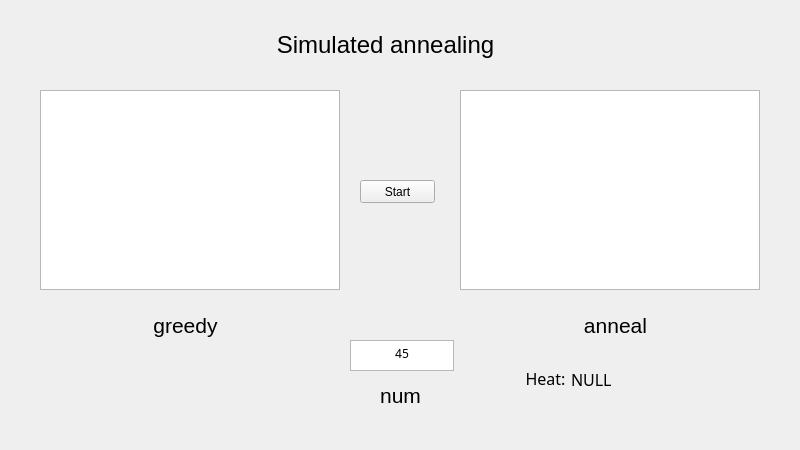
<?xml version="1.0" encoding="UTF-8"?>
<ui version="4.0">
 <class>SimAnnealingClass</class>
 <widget class="QMainWindow" name="SimAnnealingClass">
  <property name="geometry">
   <rect>
    <x>0</x>
    <y>0</y>
    <width>800</width>
    <height>450</height>
   </rect>
  </property>
  <property name="windowTitle">
   <string>SimAnnealing</string>
  </property>
  <widget class="QWidget" name="centralWidget">
   <widget class="QLabel" name="label_main">
    <property name="geometry">
     <rect>
      <x>270</x>
      <y>20</y>
      <width>231</width>
      <height>51</height>
     </rect>
    </property>
    <property name="styleSheet">
     <string notr="true">font: 25 9pt &quot;Noto Sans CJK SC Light&quot;;</string>
    </property>
    <property name="text">
     <string>&lt;html&gt;&lt;head/&gt;&lt;body&gt;&lt;p align=&quot;center&quot;&gt;&lt;span style=&quot; font-size:18pt;&quot;&gt;Simulated annealing&lt;/span&gt;&lt;/p&gt;&lt;/body&gt;&lt;/html&gt;</string>
    </property>
    <property name="textFormat">
     <enum>Qt::AutoText</enum>
    </property>
   </widget>
   <widget class="QGraphicsView" name="view_anneal">
    <property name="geometry">
     <rect>
      <x>460</x>
      <y>90</y>
      <width>300</width>
      <height>200</height>
     </rect>
    </property>
   </widget>
   <widget class="QGraphicsView" name="view_greedy">
    <property name="geometry">
     <rect>
      <x>40</x>
      <y>90</y>
      <width>300</width>
      <height>200</height>
     </rect>
    </property>
   </widget>
   <widget class="QLabel" name="label_greedy">
    <property name="geometry">
     <rect>
      <x>70</x>
      <y>300</y>
      <width>231</width>
      <height>51</height>
     </rect>
    </property>
    <property name="styleSheet">
     <string notr="true">font: 25 9pt &quot;Noto Sans CJK SC Light&quot;;</string>
    </property>
    <property name="text">
     <string>&lt;html&gt;&lt;head/&gt;&lt;body&gt;&lt;p align=&quot;center&quot;&gt;&lt;span style=&quot; font-size:16pt;&quot;&gt;greedy&lt;/span&gt;&lt;/p&gt;&lt;/body&gt;&lt;/html&gt;</string>
    </property>
    <property name="textFormat">
     <enum>Qt::AutoText</enum>
    </property>
   </widget>
   <widget class="QLabel" name="label_anneal">
    <property name="geometry">
     <rect>
      <x>500</x>
      <y>300</y>
      <width>231</width>
      <height>51</height>
     </rect>
    </property>
    <property name="styleSheet">
     <string notr="true">font: 25 9pt &quot;Noto Sans CJK SC Light&quot;;</string>
    </property>
    <property name="text">
     <string>&lt;html&gt;&lt;head/&gt;&lt;body&gt;&lt;p align=&quot;center&quot;&gt;&lt;span style=&quot; font-size:16pt;&quot;&gt;anneal&lt;/span&gt;&lt;/p&gt;&lt;/body&gt;&lt;/html&gt;</string>
    </property>
    <property name="textFormat">
     <enum>Qt::AutoText</enum>
    </property>
   </widget>
   <widget class="QTextEdit" name="input_num">
    <property name="geometry">
     <rect>
      <x>350</x>
      <y>340</y>
      <width>104</width>
      <height>31</height>
     </rect>
    </property>
    <property name="font">
     <font>
      <family>Noto Sans CJK SC Light</family>
      <pointsize>9</pointsize>
      <weight>3</weight>
      <italic>false</italic>
      <bold>false</bold>
     </font>
    </property>
    <property name="focusPolicy">
     <enum>Qt::WheelFocus</enum>
    </property>
    <property name="contextMenuPolicy">
     <enum>Qt::DefaultContextMenu</enum>
    </property>
    <property name="styleSheet">
     <string notr="true">font: 25 9pt &quot;Noto Sans CJK SC Light&quot;;</string>
    </property>
    <property name="html">
     <string>&lt;!DOCTYPE HTML PUBLIC &quot;-//W3C//DTD HTML 4.0//EN&quot; &quot;http://www.w3.org/TR/REC-html40/strict.dtd&quot;&gt;
&lt;html&gt;&lt;head&gt;&lt;meta name=&quot;qrichtext&quot; content=&quot;1&quot; /&gt;&lt;style type=&quot;text/css&quot;&gt;
p, li { white-space: pre-wrap; }
&lt;/style&gt;&lt;/head&gt;&lt;body style=&quot; font-family:'Noto Sans CJK SC Light'; font-size:9pt; font-weight:24; font-style:normal;&quot;&gt;
&lt;p align=&quot;center&quot; style=&quot; margin-top:0px; margin-bottom:0px; margin-left:0px; margin-right:0px; -qt-block-indent:0; text-indent:0px;&quot;&gt;45&lt;/p&gt;&lt;/body&gt;&lt;/html&gt;</string>
    </property>
   </widget>
   <widget class="QLabel" name="label_num">
    <property name="geometry">
     <rect>
      <x>350</x>
      <y>380</y>
      <width>101</width>
      <height>31</height>
     </rect>
    </property>
    <property name="styleSheet">
     <string notr="true">font: 25 9pt &quot;Noto Sans CJK SC Light&quot;;</string>
    </property>
    <property name="text">
     <string>&lt;html&gt;&lt;head/&gt;&lt;body&gt;&lt;p align=&quot;center&quot;&gt;&lt;span style=&quot; font-size:16pt;&quot;&gt;num&lt;/span&gt;&lt;/p&gt;&lt;/body&gt;&lt;/html&gt;</string>
    </property>
    <property name="textFormat">
     <enum>Qt::AutoText</enum>
    </property>
   </widget>
   <widget class="QPushButton" name="button_start">
    <property name="geometry">
     <rect>
      <x>360</x>
      <y>180</y>
      <width>75</width>
      <height>23</height>
     </rect>
    </property>
    <property name="styleSheet">
     <string notr="true">font: 25 9pt &quot;Noto Sans CJK SC Light&quot;;</string>
    </property>
    <property name="text">
     <string>Start</string>
    </property>
   </widget>
   <widget class="QLabel" name="label_heattext">
    <property name="geometry">
     <rect>
      <x>520</x>
      <y>370</y>
      <width>51</width>
      <height>16</height>
     </rect>
    </property>
    <property name="font">
     <font>
      <family>Noto Sans CJK SC Light</family>
      <pointsize>12</pointsize>
     </font>
    </property>
    <property name="text">
     <string>Heat:</string>
    </property>
    <property name="alignment">
     <set>Qt::AlignCenter</set>
    </property>
   </widget>
   <widget class="QLabel" name="label_heatvalue">
    <property name="geometry">
     <rect>
      <x>571</x>
      <y>371</y>
      <width>141</width>
      <height>16</height>
     </rect>
    </property>
    <property name="font">
     <font>
      <family>Noto Sans CJK SC DemiLight</family>
      <pointsize>12</pointsize>
     </font>
    </property>
    <property name="text">
     <string>NULL</string>
    </property>
   </widget>
  </widget>
 </widget>
 <layoutdefault spacing="6" margin="11"/>
 <resources>
  <include location="simannealing.qrc"/>
 </resources>
 <connections/>
</ui>
